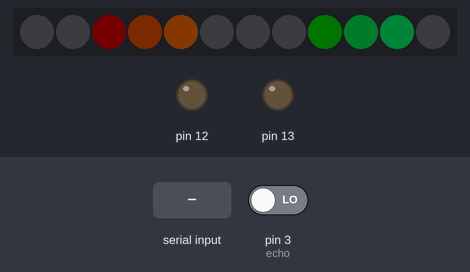
The sketch below on a simulated Arduino Mega 2560, built with avr-gcc and run on an emulated ATmega2560. On the bench: 12 RGB LEDs in strip order, left to right, output pins drawn as LEDs (lit = HIGH). Inputs (shaded band) come from the test bench; at power-on: pin 3 (echo) LOW. Dim RGB values are drawn brighter than linear; pins used as bus, display or sensor lines are not drawn; what the sketch prints to the serial monitor is not drawn.

Above: at 0.33 s.
1.3 s: "1" received over the second serial link
At 4.7 s:
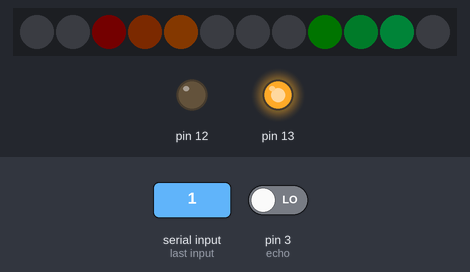
At 8.3 s:
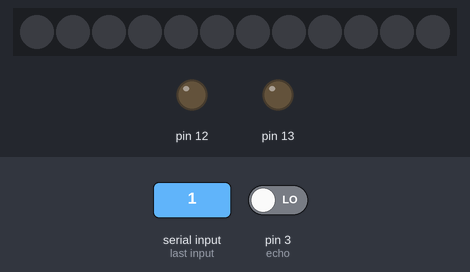
8.8 s: "1" received over the second serial link
At 13.6 s:
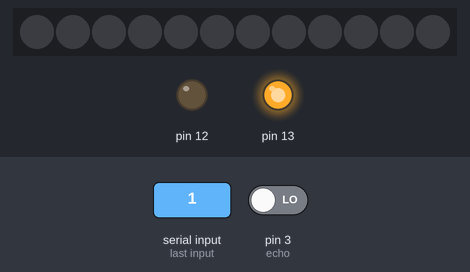
Timing chart, 0 to 15.9 s (numbered marks = the images above; inputs shaded):
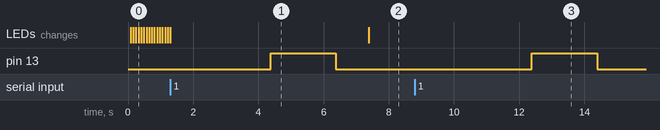

Measured:
- after the input at 1.3 s, pin 13: LOW → HIGH after 3.1 s, → LOW 2.0 s later
- after the input at 8.8 s, pin 13: LOW → HIGH after 3.6 s, → LOW 2.0 s later

The sketch:

carcar.ino
```cpp
#include <Adafruit_NeoPixel.h>
#define PIN 4
#define NUM_LEDS 12
Adafruit_NeoPixel strip = Adafruit_NeoPixel(NUM_LEDS, PIN, NEO_GRB + NEO_KHZ800);

int trig = 2;
int echo = 3;

boolean b = true;
boolean bb = false;
boolean light = true;
int i = 0;

void setup() {
  strip.setBrightness(30); // 0~255 사이의 값으로 밝기 조절
  strip.begin();
  strip.show();

  Serial.begin(9600);
  Serial1.begin(9600);

  pinMode(trig, OUTPUT);
  pinMode(echo, INPUT);
  pinMode(13, OUTPUT);
  pinMode(12, OUTPUT);
}


void loop() {

  if (light == true) {
          OnLED();
  } else {
    strip.setBrightness(0);
    strip.show();
  }


  if (Serial1.available()) {
    char c = Serial1.read();
    if (c == '1') {
      light = false;
      bb = true;
      delay(3000);
      digitalWrite(13, HIGH);
      delay(2000);
      digitalWrite(13, LOW);
      Serial.println("주차중");

    }
  }

  if (bb == true) {
    digitalWrite(trig, HIGH);
    delay(3);
    digitalWrite(trig, LOW);

    int duration = pulseIn(echo, HIGH);
    int distance = duration / 2 / 29;
    //  Serial.println(distance);

    if (distance > 60) {
      light = true;
      OnLED();
      if (b == true) {
        delay(5000);
        digitalWrite(12, HIGH);
        delay(2000);
        digitalWrite(12, LOW);
        b = false;
        bb = false;
        Serial.println("주차가능");
        //strip.setBrightness(0);
      }
    } else {
      b = true;
    }
  }
}

void OnLED(){
  strip.setBrightness(30);
      i = (i + 1) % 12;

      strip.setPixelColor(i % 12, 0, 0, 0);
      strip.setPixelColor((i + 1) % 12, 0, 1, 1);
      strip.setPixelColor((i + 2) % 12, 0, 4, 2);
      strip.setPixelColor((i + 3) % 12, 0, 16, 8);
      strip.setPixelColor((i + 4) % 12, 0, 30, 15);
      strip.setPixelColor((i + 5) % 12, 0, 60, 30);

      strip.setPixelColor((i + 6) % 12, 0, 0, 0);
      strip.setPixelColor((i + 7) % 12, 1, 1, 0);
      strip.setPixelColor((i + 8) % 12, 4, 2, 0);
      strip.setPixelColor((i + 9) % 12, 16, 8, 0);
      strip.setPixelColor((i + 10) % 12, 30, 15, 0);
      strip.setPixelColor((i + 11) % 12, 60, 30, 0);

      strip.show();
      delay(80);
}
```
